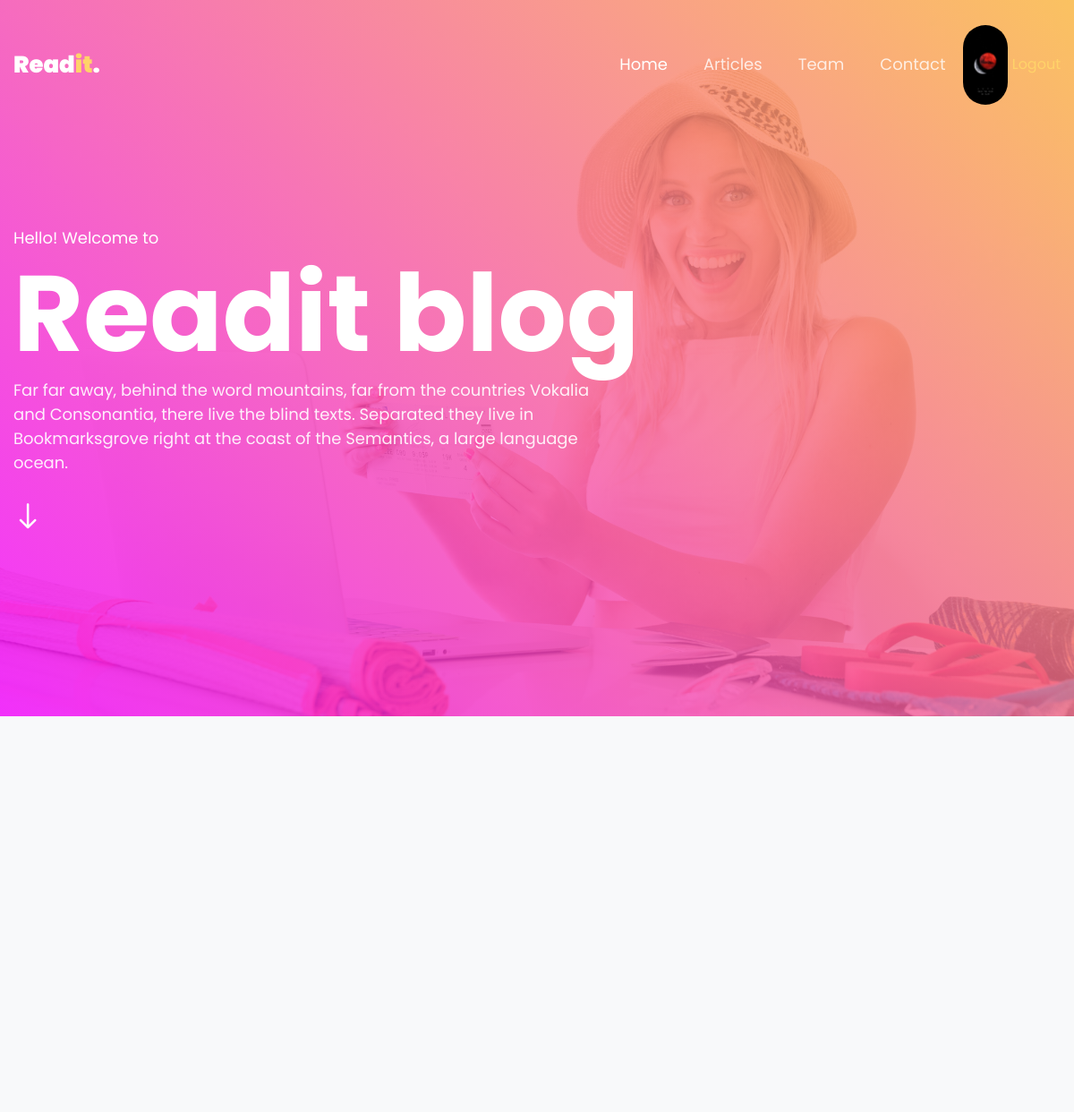
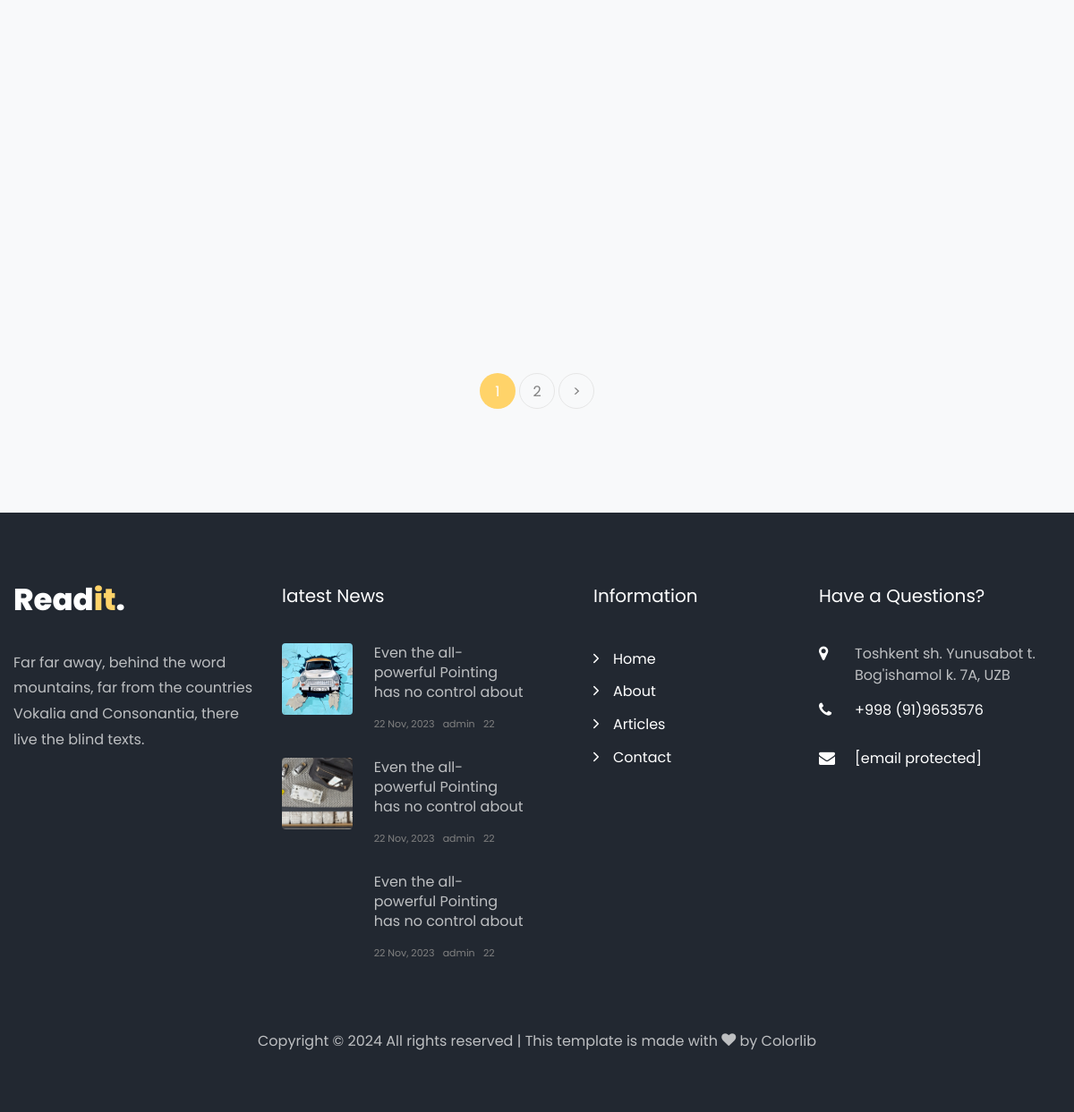
The app's page /blog/ (signed in) with its own data (2 pictures, top to bottom).
### blogapp/models.py (models this page shows, shortened)
class User(AbstractUser):
    avatar = models.ImageField(upload_to="images/")
    bio = models.CharField(max_length=150)

class BlogModel(models.Model):
    autor = models.ForeignKey(User, on_delete=models.CASCADE)
    title = models.CharField(verbose_name='Title', max_length=222)
    image = models.ImageField(upload_to='images/')
    tag = models.ManyToManyField(Tags, verbose_name='Tag')
    paragraph = models.TextField(verbose_name='Paragraph')
    category = models.ForeignKey(Category, on_delete=models.CASCADE)
    created = models.DateTimeField(verbose_name="Created", auto_now_add=True)
    updated = models.DateTimeField(verbose_name="Updated", auto_now=True)
    def get_absolute_url(self):
        return reverse('blog_single', kwargs={"pk": str(self.pk)})

### blogapp/views.py (the view)
# urls.py: path('', BlogView.as_view(), name='blog'),
class BlogView(ListView):
    template_name = 'blog.html'
    model = BlogModel
    context_object_name = 'blogs'
    def get_queryset(self):
        if self.request.GET.get("search"):
            query = self.request.GET.get("search")
            return BlogModel.objects.filter(title__icontains=query)
        return BlogModel.objects.all()
    paginate_by = 3

### templates/blog.html (shortened to what this page needs)
{% extends 'base.html'%}
{% load static %}
{% block content %}
<section class="ftco-section bg-light" id="mytab" role="tablist">
    <div class="container">
        <div class="row d-flex">
        </div>
        <div class="row mt-5">
            <div class="col text-center">
                <div class="block-27">
                   <ul>
                                <li class="page-item active">
                                    <a href="?page={{ page_obj.number }}#mytab">{{ page_obj.number }}</a>
                                </li>
                    {% if page_obj.has_next %}
                                <li >
                                    <a href="?page={{ page_obj.next_page_number }}#mytab">{{ page_obj.next_page_number }}</a>
                                </li>
                                <li>
                                    <a href="?page={{ page_obj.next_page_number }}#mytab">></a>
                                </li>
                    {% endif %}
                    </ul>
                </div>
            </div>
        </div>
    </div>
</section>
{% endblock content %}

### templates/base.html (shortened to what this page needs)
{% load static %}
<!DOCTYPE html>
<html lang="en">
<head>
    <link rel="stylesheet" href="{% static 'css/open-iconic-bootstrap.min.css' %}">
    <link rel="stylesheet" href="{% static 'css/animate.css' %}">
    <link rel="stylesheet" href="{% static 'css/owl.carousel.min.css' %}">
    <link rel="stylesheet" href="{% static 'css/owl.theme.default.min.css' %}">
    <link rel="stylesheet" href="{% static 'css/magnific-popup.css' %}">
    <link rel="stylesheet" href="{% static 'css/aos.css' %}">
    <link rel="stylesheet" href="{% static 'css/ionicons.min.css' %}">
    <link rel="stylesheet" href="{% static 'css/flaticon.css' %}">
    <link rel="stylesheet" href="{% static 'css/icomoon.css' %}">
    <link rel="stylesheet" href="{% static 'css/style.css' %}">
</head>
<body>
<nav class="navbar px-md-0 navbar-expand-lg navbar-dark ftco_navbar bg-dark ftco-navbar-light" id="ftco-navbar">
    <div class="container">
        <a class="navbar-brand" href="{% url 'home' %}">Read<i>it</i>.</a>
        <div class="collapse navbar-collapse" id="ftco-nav">
            <ul class="navbar-nav ml-auto">
                <li class="nav-item active"><a href="{% url 'home' %}" class="nav-link">Home</a></li>
                <li class="nav-item"><a href="{% url 'blog' %}" class="nav-link">Articles</a></li>
                <li class="nav-item"><a href="{% url 'about' %}" class="nav-link">Team</a></li>
                <li class="nav-item"><a href="{% url 'contact' %}" class="nav-link">Contact</a></li>
            </ul>
            <div>
                {% if request.user.is_authenticated %}
                    {% if request.user.username %}
                        <img class="glavni_img" src="{{ request.user.avatar.url }}" alt="tasavur qlasila" width="50" >
                    {% endif %}
                    <a href="{% url 'logout' %}">Logout</a>
                {% else %}
                    <a href="{% url 'login' %}">Login</a>
                {% endif %}
            </div>
        </div>
    </div>
</nav>
<div class="hero-wrap js-fullheight" style="background-image: url('images/bg_1.jpg');"
     data-stellar-background-ratio="0.5">
    <div class="overlay"></div>
    <div class="container">
        <div class="row no-gutters slider-text js-fullheight align-items-center justify-content-start"
             data-scrollax-parent="true">
            <div class="col-md-12 ftco-animate">
                <h2 class="subheading">Hello! Welcome to</h2>
                <h1 class="mb-4 mb-md-0">Readit blog</h1>
                <div class="row">
                    <div class="col-md-7">
                        <div class="text">
                            <p>Far far away, behind the word mountains, far from the countries Vokalia and Consonantia,
                                there live the blind texts. Separated they live in Bookmarksgrove right at the coast of
                                the Semantics, a large language ocean.</p>
                            <div class="mouse">
                                <a href="#" class="mouse-icon">
                                    <div class="mouse-wheel"><span class="ion-ios-arrow-round-down"></span></div>
                                </a>
                            </div>
                        </div>
                    </div>
                </div>
            </div>
        </div>
    </div>
</div>
{% block content %}
{% endblock content %}
    <footer class="ftco-footer ftco-bg-dark ftco-section">
    <div class="container">
        <div class="row mb-5">
            <div class="col-md">
                <div class="ftco-footer-widget mb-4">
                    <h2 class="logo"><a href="#">Read<span>it</span>.</a></h2>
                    <p>Far far away, behind the word mountains, far from the countries Vokalia and Consonantia, there
                        live the blind texts.</p>
                    <ul class="ftco-footer-social list-unstyled float-md-left float-lft mt-5">
                    </ul>
                </div>
            </div>
            <div class="col-md">
                <div class="ftco-footer-widget mb-4">
                    <h2 class="ftco-heading-2">latest News</h2>
                    {% for blog in blogs %}
                    <div class="block-21 mb-4 d-flex">
                        <a class="img mr-4 rounded" style="background-image: url({{ blog.image.url }});"></a>
                        <div class="text">
                            <h3 class="heading"><a href="#">Even the all-powerful Pointing has no control about</a></h3>
                            <div class="meta">
                                <div><a href="#"></span> {{ blog.created |date:"d M, Y" }}</a></div>
                                <div><a href="#"></span> {{ blog.autor.username }}</a></div>
                                <div><a href="#"></span> {{ blog.created |date:"d" }}</a></div>
                            </div>
                        </div>
                    </div>
                    {% endfor %}
                </div>
            </div>
            <div class="col-md">
                <div class="ftco-footer-widget mb-4 ml-md-5">
                    <h2 class="ftco-heading-2">Information</h2>
                    <ul class="list-unstyled">
                        <li><a href="{% url 'home' %}" class="py-1 d-block"><span class="ion-ios-arrow-forward mr-3"></span>Home</a>
                        </li>
                        <li><a href="{% url 'about' %}" class="py-1 d-block"><span class="ion-ios-arrow-forward mr-3"></span>About</a>
                        </li>
                        <li><a href="{% url 'blog' %}" class="py-1 d-block"><span class="ion-ios-arrow-forward mr-3"></span>Articles</a>
                        </li>
                        <li><a href="{% url 'contact' %}" class="py-1 d-block"><span class="ion-ios-arrow-forward mr-3"></span>Contact</a>
                        </li>
                    </ul>
                </div>
            </div>
            <div class="col-md">
                <div class="ftco-footer-widget mb-4">
                    <h2 class="ftco-heading-2">Have a Questions?</h2>
                    <div class="block-23 mb-3">
                        <ul>
                            <li><span class="icon icon-map-marker"></span><span class="text">Toshkent sh. Yunusabot t. Bog'ishamol k. 7A, UZB</span>
                            </li>
                            <li><a href="#"><span class="icon icon-phone"></span><span
                                    class="text">+998 (91)9653576</span></a></li>
                            <li><a href="#"><span class="icon icon-envelope"></span><span class="text"><span
                                    class="__cf_email__" data-cfemail="573e393138172e38222533383a363e397934383a">[email&#160;protected]</span></span></a>
                            </li>
                        </ul>
                    </div>
                </div>
            </div>
        </div>
        <div class="row">
            <div class="col-md-12 text-center">
                <p>
                    Copyright &copy;
                    All rights reserved | This template is made with <i class="icon-heart color-danger"
                                                                        aria-hidden="true"></i> by <a
                        href="https://colorlib.com/" target="_blank">Colorlib</a>
                </p>
            </div>
        </div>
    </div>
</footer>
</body>
</html>

### static/css/icomoon.css (style rules this page uses)
[class^="icon-"], [class*=" icon-"] { font-family: 'icomoon' !important; speak: none; font-style: normal; font-weight: normal; font-variant: normal; text-transform: none; line-height: 1; -webkit-font-smoothing: antialiased; -moz-osx-font-smoothing: grayscale; }
.icon-heart:before { content: "\f004"; }
.icon-map-marker:before { content: "\f041"; }
.icon-phone:before { content: "\f095"; }
.icon-envelope:before { content: "\f0e0"; }

### records on screen
User: user.avatar (picture)
BlogModel: image (picture), created "22 Nov, 2023", autor.username "admin", created "22"
BlogModel: image (picture), created "22 Nov, 2023", autor.username "admin", created "22"
BlogModel: created "22 Nov, 2023", autor.username "admin", created "22"

### other values on screen
{{ page_obj.number }} "1"
{{ page_obj.next_page_number }} "2"
